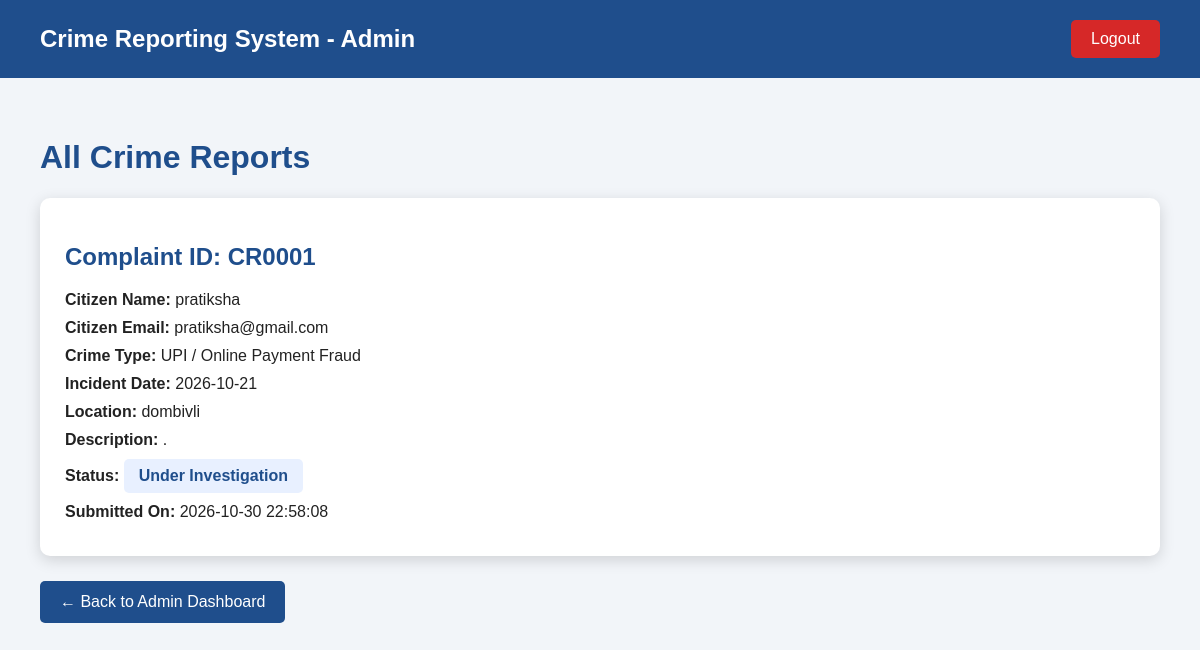
The page /admin_complaints (signed in) on the database its author committed.
### tables this page shows
CREATE TABLE complaints (
            id INTEGER PRIMARY KEY AUTOINCREMENT,
            complaint_id TEXT UNIQUE NOT NULL,
            citizen_id INTEGER NOT NULL,
            crime_type TEXT NOT NULL,
            incident_date TEXT NOT NULL,
            location TEXT NOT NULL,
            description TEXT NOT NULL,
            status TEXT NOT NULL DEFAULT 'Submitted',
            created_at TEXT NOT NULL,
            fir_registered INTEGER DEFAULT 0,
            fir_number TEXT,
            police_remark TEXT,
            reviewed_at TEXT, assigned_police_id INTEGER,
            FOREIGN KEY(citizen_id) REFERENCES users(id)
        );

CREATE TABLE users (
            id INTEGER PRIMARY KEY AUTOINCREMENT,
            name TEXT NOT NULL,
            email TEXT UNIQUE NOT NULL,
            password TEXT NOT NULL,
            role TEXT NOT NULL
        );

### app.py (the view)
@app.route("/admin_complaints")
def admin_complaints():
    if "user_id" not in session:
        return redirect(url_for("login"))
    if not check_admin():
        return "Access Denied"
    conn = get_db_connection()
    complaints = conn.execute("""
        SELECT
            complaints.*,
            users.name AS citizen_name,
            users.email AS citizen_email
        FROM complaints
        JOIN users
        ON complaints.citizen_id = users.id
        ORDER BY complaints.id DESC
    """).fetchall()
    conn.close()
    return render_template(
        "admin_complaints.html",
        complaints=complaints
    )

### app.py (called while the page is built)
def get_db_connection():
    conn = sqlite3.connect("database.db")
    conn.row_factory = sqlite3.Row
    return conn

def check_admin():
    if "user_id" not in session:
        return False
    if session.get("email") != ADMIN_EMAIL:
        return False
    if session.get("role") != "Admin":
        return False
    return True

### templates/admin_complaints.html (shortened to what this page needs)
<!DOCTYPE html>
<html>
<head>
</head>
<body>
<header>
    <h2>Crime Reporting System - Admin</h2>
    <a href="{{ url_for('logout') }}"
       class="logout-button">
        Logout
    </a>
</header>
<div class="page">
    <h1>All Crime Reports</h1>
    {% if complaints %}
        {% for complaint in complaints %}
        <div class="complaint-box">
            <h2>
                Complaint ID:
                {{ complaint["complaint_id"] }}
            </h2>
            <p>
                <strong>Citizen Name:</strong>
                {{ complaint["citizen_name"] }}
            </p>
            <p>
                <strong>Citizen Email:</strong>
                {{ complaint["citizen_email"] }}
            </p>
            <p>
                <strong>Crime Type:</strong>
                {{ complaint["crime_type"] }}
            </p>
            <p>
                <strong>Incident Date:</strong>
                {{ complaint["incident_date"] }}
            </p>
            <p>
                <strong>Location:</strong>
                {{ complaint["location"] }}
            </p>
            <p>
                <strong>Description:</strong>
                {{ complaint["description"] }}
            </p>
            <p>
                <strong>Status:</strong>
                <span class="status">
                    {{ complaint["status"] }}
                </span>
            </p>
            <p>
                <strong>Submitted On:</strong>
                {{ complaint["created_at"] }}
            </p>
        </div>
        {% endfor %}
    {% endif %}
    <a href="{{ url_for('admin_dashboard') }}"
       class="back-button">
        ← Back to Admin Dashboard
    </a>
</div>
</body>
</html>

### templates/admin_complaints.html (style rules this page uses)
body { margin: 0; padding: 0; font-family: Arial, sans-serif; background-color: #f2f5f9; color: #222; }
header { background-color: #1f4e8c; color: white; padding: 20px 40px; display: flex; justify-content: space-between; align-items: center; }
header h2 { margin: 0; }
.logout-button { background-color: #d62828; color: white; padding: 10px 20px; text-decoration: none; border-radius: 5px; }
.page { padding: 40px; }
.page h1 { color: #1f4e8c; }
.complaint-box { background-color: white; margin-top: 20px; padding: 25px; border-radius: 10px; box-shadow: 0 4px 15px rgba(0,0,0,0.15); }
.complaint-box h2 { color: #1f4e8c; }
.complaint-box p { font-size: 16px; margin: 10px 0; }
.status { display: inline-block; padding: 8px 15px; background-color: #e8f0ff; color: #1f4e8c; border-radius: 5px; font-weight: bold; }
.back-button { display: inline-block; margin-top: 25px; background-color: #1f4e8c; color: white; padding: 12px 20px; text-decoration: none; border-radius: 5px; }

### rows shown on the page
complaints: complaint_id "CR0001", citizen_name "pratiksha", citizen_email "pratiksha@gmail.com", crime_type "UPI / Online Payment Fraud", incident_date "2026-10-21", location "dombivli", description ".", status "Under Investigation", created_at "2026-10-30 22:58:08"
